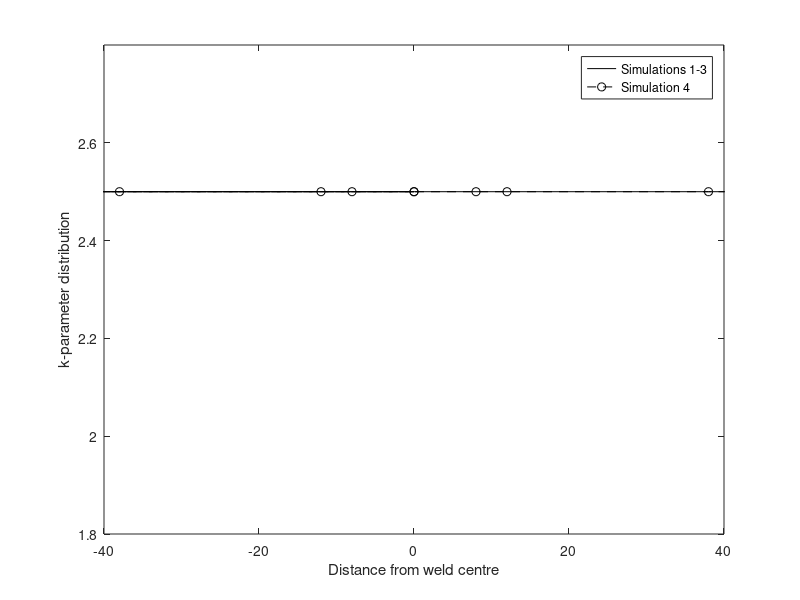

The MATLAB source for this figure:
close all;
clear all;

LB_k=[1.96 0
    2.35 8
    2.5 12
    2.5 38
    2.5 75];
LM1_k=[2.5 0
    2.5 8
    2.5 12
    2.5 38
    2.5 75];
LM1_k = [LM1_k(:,1) -LM1_k(:,2);LM1_k];
LM2_k=[2.5 0
    2.5 8
    2.5 12
    2.5 38
    2.5 75];
LM2_k = [LM2_k(:,1) -LM2_k(:,2);LM2_k];
UB_k=[1.96 0
    1.96 6
    2.35 6.01
    2.35 8
    2.35 11.99
    2.5 12
    2.5 37.99
    2.5 38
    2.5 75];
LB_B=[650 0
    500 8
    400 12
    400 38
    400 75];
LM1_B=[400 -75
    400 -38
    400 -12
    400 -8
    400 0
    400 8
    400 12
    400 38
    400 75];

LM2_B=[400 -75
    400 -38
    400 -37.99
    400 -12
    500 -11.99
    500 -8
    500 -6.01
    650 -6
    650 0
    650 6
    500 6.01
    500 8
    500 11.99
    400 12
    400 37.99
    400 38
    400 75];

UB_B=[650 0
    650 6
    500 6.01
    500 8
    500 11.99
    400 12
    400 37.99
    400 38
    400 75];
LB_n=[0.65 0
    0.5 8
    0.4 12
    0.4 38
    0.4 75];
LM1_n=[0.4 -75
    0.4 0
    0.4 8
    0.4 12
    0.4 38
    0.4 75];
%LM1_n = [LM1_n(:,1) -LM1_n(:,2);LM1_n];
LM2_n=[0.4 -38
    0.4 -37.99
    0.4 -12
    0.5 -11.99
    0.500 -8
    0.500 -6.01
    0.650 -6
    0.65 0
    0.65 6
    0.5 6.01
    0.5 8
    0.5 11.99
    0.4 12
    0.4 37.99
    0.4 38
    0.4 75];
%LM2_n = [LM2_n(:,1) -LM2_n(:,2);LM2_n];
UB_n=[0.65 0
    0.65 6
    0.5 6.01
    0.5 8
    0.5 11.99
    0.4 12
    0.4 37.99
    0.4 38
    0.4 75];

% h=figure;
% plot(LB_k(:,2),LB_k(:,1),'k',UB_k(:,2),UB_k(:,1),'--k');
% xlabel('Normalised distance from weld centre');
% ylabel('k-parameter distribution (MPa.Hv^{-1})');
% xlim([0 45]);
% ylim([1.75 2.75]);
% legend('LB distribution','UB distribution');
k=figure;
plot(LM1_k(:,2),LM1_k(:,1),'k',LM2_k(:,2),LM2_k(:,1),'--ok');
xlabel('Distance from weld centre');
ylabel('k-parameter distribution');
xlim([-40 40]);
ylim([1.8 2.8]);
legend('Simulations 1-3','Simulation 4');
% i=figure;
% plot(LB_B(:,2),LB_B(:,1),'k',UB_B(:,2),UB_B(:,1),'--k');
% xlabel('Normalised distance from weld centre');
% ylabel('B-parameter distribution (MPa)');
% xlim([0 45]);
% ylim([350 700]);
% legend('LB distribution','UB distribution');
% j=figure;
% plot(LB_n(:,2),LB_n(:,1),'k',UB_n(:,2),UB_n(:,1),'--k');
% xlabel('Normalised distance from weld centre');
% ylabel('n-parameter distribution');
% xlim([0 45]);
% ylim([0.35 0.7]);
% legend('LB distribution','UB distribution');
% saveas(h,'Kdistribtution','fig');
% saveas(i,'LMMBdistribtution','fig');





% saveas(k,'Allk','fig');
% saveas(j,'Ndistribtution','fig');